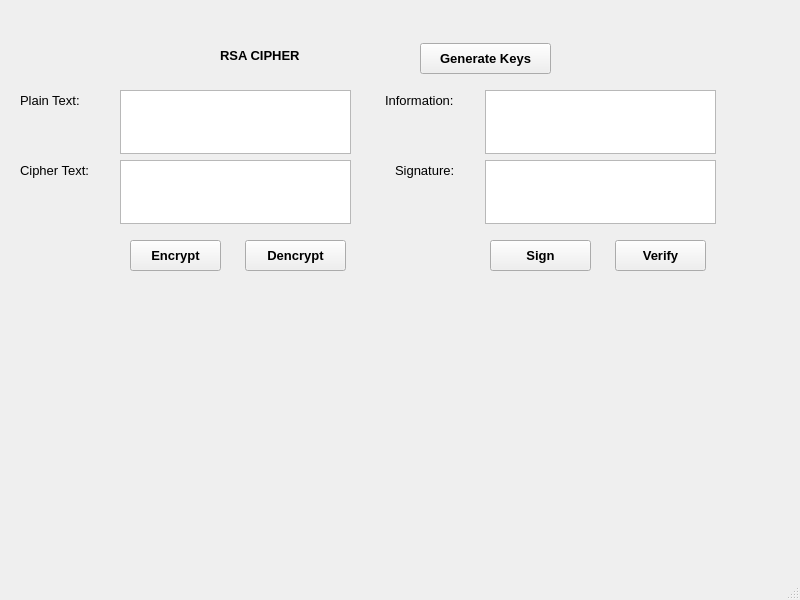
<?xml version="1.0" encoding="UTF-8"?>
<ui version="4.0">
 <class>MainWindow</class>
 <widget class="QMainWindow" name="MainWindow">
  <property name="geometry">
   <rect>
    <x>0</x>
    <y>0</y>
    <width>800</width>
    <height>600</height>
   </rect>
  </property>
  <property name="windowTitle">
   <string>MainWindow</string>
  </property>
  <widget class="QWidget" name="centralwidget">
   <widget class="QLabel" name="label">
    <property name="geometry">
     <rect>
      <x>220</x>
      <y>40</y>
      <width>141</width>
      <height>31</height>
     </rect>
    </property>
    <property name="font">
     <font>
      <pointsize>10</pointsize>
      <weight>75</weight>
      <bold>true</bold>
     </font>
    </property>
    <property name="text">
     <string>RSA CIPHER</string>
    </property>
   </widget>
   <widget class="QPushButton" name="btn_gen_keys">
    <property name="geometry">
     <rect>
      <x>420</x>
      <y>43</y>
      <width>131</width>
      <height>31</height>
     </rect>
    </property>
    <property name="font">
     <font>
      <pointsize>10</pointsize>
      <weight>75</weight>
      <bold>true</bold>
     </font>
    </property>
    <property name="text">
     <string>Generate Keys</string>
    </property>
   </widget>
   <widget class="QTextEdit" name="txt_plain_text">
    <property name="geometry">
     <rect>
      <x>120</x>
      <y>90</y>
      <width>231</width>
      <height>64</height>
     </rect>
    </property>
   </widget>
   <widget class="QTextEdit" name="txt_cipher_text">
    <property name="geometry">
     <rect>
      <x>120</x>
      <y>160</y>
      <width>231</width>
      <height>64</height>
     </rect>
    </property>
   </widget>
   <widget class="QTextEdit" name="txt_sign">
    <property name="geometry">
     <rect>
      <x>485</x>
      <y>160</y>
      <width>231</width>
      <height>64</height>
     </rect>
    </property>
   </widget>
   <widget class="QTextEdit" name="txt_info">
    <property name="geometry">
     <rect>
      <x>485</x>
      <y>90</y>
      <width>231</width>
      <height>64</height>
     </rect>
    </property>
   </widget>
   <widget class="QLabel" name="label_2">
    <property name="geometry">
     <rect>
      <x>20</x>
      <y>90</y>
      <width>91</width>
      <height>21</height>
     </rect>
    </property>
    <property name="font">
     <font>
      <pointsize>10</pointsize>
     </font>
    </property>
    <property name="text">
     <string>Plain Text:</string>
    </property>
   </widget>
   <widget class="QLabel" name="label_3">
    <property name="geometry">
     <rect>
      <x>20</x>
      <y>160</y>
      <width>91</width>
      <height>21</height>
     </rect>
    </property>
    <property name="font">
     <font>
      <pointsize>10</pointsize>
     </font>
    </property>
    <property name="text">
     <string>Cipher Text:</string>
    </property>
   </widget>
   <widget class="QLabel" name="label_4">
    <property name="geometry">
     <rect>
      <x>395</x>
      <y>160</y>
      <width>91</width>
      <height>21</height>
     </rect>
    </property>
    <property name="font">
     <font>
      <pointsize>10</pointsize>
     </font>
    </property>
    <property name="text">
     <string>Signature:</string>
    </property>
   </widget>
   <widget class="QLabel" name="label_5">
    <property name="geometry">
     <rect>
      <x>385</x>
      <y>90</y>
      <width>101</width>
      <height>21</height>
     </rect>
    </property>
    <property name="font">
     <font>
      <pointsize>10</pointsize>
     </font>
    </property>
    <property name="text">
     <string>Information:</string>
    </property>
   </widget>
   <widget class="QPushButton" name="btn_encrypt">
    <property name="geometry">
     <rect>
      <x>130</x>
      <y>240</y>
      <width>91</width>
      <height>31</height>
     </rect>
    </property>
    <property name="font">
     <font>
      <pointsize>10</pointsize>
      <weight>75</weight>
      <bold>true</bold>
     </font>
    </property>
    <property name="text">
     <string>Encrypt</string>
    </property>
   </widget>
   <widget class="QPushButton" name="btn_decrypt">
    <property name="geometry">
     <rect>
      <x>245</x>
      <y>240</y>
      <width>101</width>
      <height>31</height>
     </rect>
    </property>
    <property name="font">
     <font>
      <pointsize>10</pointsize>
      <weight>75</weight>
      <bold>true</bold>
     </font>
    </property>
    <property name="text">
     <string>Dencrypt</string>
    </property>
   </widget>
   <widget class="QPushButton" name="btn_verify">
    <property name="geometry">
     <rect>
      <x>615</x>
      <y>240</y>
      <width>91</width>
      <height>31</height>
     </rect>
    </property>
    <property name="font">
     <font>
      <pointsize>10</pointsize>
      <weight>75</weight>
      <bold>true</bold>
     </font>
    </property>
    <property name="text">
     <string>Verify</string>
    </property>
   </widget>
   <widget class="QPushButton" name="btn_sign">
    <property name="geometry">
     <rect>
      <x>490</x>
      <y>240</y>
      <width>101</width>
      <height>31</height>
     </rect>
    </property>
    <property name="font">
     <font>
      <pointsize>10</pointsize>
      <weight>75</weight>
      <bold>true</bold>
     </font>
    </property>
    <property name="text">
     <string>Sign</string>
    </property>
   </widget>
  </widget>
  <widget class="QMenuBar" name="menubar">
   <property name="geometry">
    <rect>
     <x>0</x>
     <y>0</y>
     <width>800</width>
     <height>18</height>
    </rect>
   </property>
  </widget>
  <widget class="QStatusBar" name="statusbar"/>
 </widget>
 <resources/>
 <connections/>
</ui>
